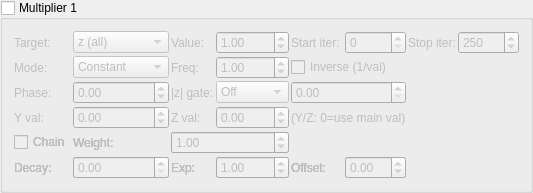
    <widget class="MyGroupBox" name="groupCheck_transf_multiplier_enabled_1_false">
     <property name="title"><string>Multiplier 1</string></property>
     <property name="checkable"><bool>true</bool></property>
     <property name="checked"><bool>false</bool></property>
     <layout class="QGridLayout" name="gridLayout_mult1">
      <property name="spacing"><number>2</number></property>
      <item row="0" column="0">
       <widget class="QLabel"><property name="text"><string>Target:</string></property></widget>
      </item>
      <item row="0" column="1">
       <widget class="MyComboBox" name="comboBox_transf_multiplier_mode_1">
        <item><property name="text"><string notr="true">z (all)</string></property></item>
        <item><property name="text"><string notr="true">z.x</string></property></item>
        <item><property name="text"><string notr="true">z.y</string></property></item>
        <item><property name="text"><string notr="true">z.z</string></property></item>
        <item><property name="text"><string notr="true">DE</string></property></item>
        <item><property name="text"><string notr="true">color</string></property></item>
        <item><property name="text"><string notr="true">z.w</string></property></item>
        <item><property name="text"><string notr="true">z.xy</string></property></item>
        <item><property name="text"><string notr="true">z.xz</string></property></item>
        <item><property name="text"><string notr="true">z.yz</string></property></item>
        <item><property name="text"><string notr="true">color accum</string></property></item>
       </widget>
      </item>
      <item row="0" column="2">
       <widget class="QLabel"><property name="text"><string>Value:</string></property></widget>
      </item>
      <item row="0" column="3">
       <widget class="MyDoubleSpinBox" name="spinbox_transf_multiplier_scale_1">
        <property name="minimum"><double>-100.0</double></property><property name="maximum"><double>100.0</double></property>
        <property name="singleStep"><double>0.01</double></property><property name="value"><double>1.0</double></property>
       </widget>
      </item>
      <item row="0" column="4">
       <widget class="QLabel"><property name="text"><string>Start iter:</string></property></widget>
      </item>
      <item row="0" column="5">
       <widget class="MySpinBox" name="spinboxInt_transf_multiplier_start_iter_1">
        <property name="minimum"><number>0</number></property><property name="maximum"><number>10000</number></property>
        <property name="value"><number>0</number></property>
       </widget>
      </item>
      <item row="0" column="6">
       <widget class="QLabel"><property name="text"><string>Stop iter:</string></property></widget>
      </item>
      <item row="0" column="7">
       <widget class="MySpinBox" name="spinboxInt_transf_multiplier_stop_iter_1">
        <property name="minimum"><number>0</number></property><property name="maximum"><number>10000</number></property>
        <property name="value"><number>250</number></property>
       </widget>
      </item>
      <item row="1" column="0">
       <widget class="QLabel"><property name="text"><string>Mode:</string></property></widget>
      </item>
      <item row="1" column="1">
       <widget class="MyComboBox" name="comboBox_transf_multiplier_value_mode_1">
        <item><property name="text"><string notr="true">Constant</string></property></item>
        <item><property name="text"><string notr="true">Sine</string></property></item>
        <item><property name="text"><string notr="true">Ramp</string></property></item>
        <item><property name="text"><string notr="true">Exponential</string></property></item>
        <item><property name="text"><string notr="true">Triangle</string></property></item>
        <item><property name="text"><string notr="true">Square</string></property></item>
        <item><property name="text"><string notr="true">Smoothstep</string></property></item>
        <item><property name="text"><string notr="true">Noise</string></property></item>
        <item><property name="text"><string notr="true">Ping-pong</string></property></item>
        <item><property name="text"><string notr="true">Stepped</string></property></item>
       </widget>
      </item>
      <item row="1" column="2">
       <widget class="QLabel"><property name="text"><string>Freq:</string></property></widget>
      </item>
      <item row="1" column="3">
       <widget class="MyDoubleSpinBox" name="spinbox_transf_multiplier_frequency_1">
        <property name="minimum"><double>0.01</double></property><property name="maximum"><double>100.0</double></property>
        <property name="singleStep"><double>0.1</double></property><property name="value"><double>1.0</double></property>
       </widget>
      </item>
      <item row="1" column="4" colspan="2">
       <widget class="MyCheckBox" name="checkBox_transf_multiplier_inverse_1">
        <property name="text"><string>Inverse (1/val)</string></property>
       </widget>
      </item>
      <item row="2" column="0">
       <widget class="QLabel"><property name="text"><string>Phase:</string></property></widget>
      </item>
      <item row="2" column="1">
       <widget class="MyDoubleSpinBox" name="spinbox_transf_multiplier_phase_1">
        <property name="minimum"><double>-10.0</double></property><property name="maximum"><double>10.0</double></property>
        <property name="singleStep"><double>0.1</double></property><property name="value"><double>0.0</double></property>
       </widget>
      </item>
      <item row="2" column="2">
       <widget class="QLabel"><property name="text"><string>|z| gate:</string></property></widget>
      </item>
      <item row="2" column="3">
       <widget class="MyComboBox" name="comboBox_transf_multiplier_threshold_mode_1">
        <item><property name="text"><string notr="true">Off</string></property></item>
        <item><property name="text"><string notr="true">&gt; thresh</string></property></item>
        <item><property name="text"><string notr="true">&lt; thresh</string></property></item>
       </widget>
      </item>
      <item row="2" column="4" colspan="2">
       <widget class="MyDoubleSpinBox" name="spinbox_transf_multiplier_threshold_1">
        <property name="minimum"><double>0.0</double></property><property name="maximum"><double>1000.0</double></property>
        <property name="singleStep"><double>0.1</double></property><property name="value"><double>0.0</double></property>
       </widget>
      </item>
      <item row="3" column="0">
       <widget class="QLabel"><property name="text"><string>Y val:</string></property></widget>
      </item>
      <item row="3" column="1">
       <widget class="MyDoubleSpinBox" name="spinbox_transf_multiplier_scale_y_1">
        <property name="minimum"><double>-100.0</double></property><property name="maximum"><double>100.0</double></property>
        <property name="singleStep"><double>0.01</double></property><property name="value"><double>0.0</double></property>
       </widget>
      </item>
      <item row="3" column="2">
       <widget class="QLabel"><property name="text"><string>Z val:</string></property></widget>
      </item>
      <item row="3" column="3">
       <widget class="MyDoubleSpinBox" name="spinbox_transf_multiplier_scale_z_1">
        <property name="minimum"><double>-100.0</double></property><property name="maximum"><double>100.0</double></property>
        <property name="singleStep"><double>0.01</double></property><property name="value"><double>0.0</double></property>
       </widget>
      </item>
      <item row="3" column="4" colspan="2">
       <widget class="QLabel"><property name="text"><string notr="true">(Y/Z: 0=use main val)</string></property></widget>
      </item>
      <item row="4" column="0">
       <widget class="MyCheckBox" name="checkBox_transf_multiplier_chain_5">
        <property name="text"><string>Chain</string></property>
       </widget>
      </item>
      <item row="4" column="1">
       <widget class="QLabel"><property name="text"><string>Weight:</string></property></widget>
      </item>
      <item row="4" column="2" colspan="2">
       <widget class="MyDoubleSpinBox" name="spinbox_transf_multiplier_weight_5">
        <property name="minimum"><double>0.0</double></property><property name="maximum"><double>10.0</double></property>
        <property name="singleStep"><double>0.1</double></property><property name="value"><double>1.0</double></property>
       </widget>
      </item>
      <item row="5" column="0">
       <widget class="QLabel"><property name="text"><string>Decay:</string></property></widget>
      </item>
      <item row="5" column="1">
       <widget class="MyDoubleSpinBox" name="spinbox_transf_multiplier_decay_5">
        <property name="minimum"><double>0.0</double></property><property name="maximum"><double>5.0</double></property>
        <property name="singleStep"><double>0.1</double></property><property name="value"><double>0.0</double></property>
       </widget>
      </item>
      <item row="5" column="2">
       <widget class="QLabel"><property name="text"><string>Exp:</string></property></widget>
      </item>
      <item row="5" column="3">
       <widget class="MyDoubleSpinBox" name="spinbox_transf_multiplier_exponent_5">
        <property name="minimum"><double>0.1</double></property><property name="maximum"><double>10.0</double></property>
        <property name="singleStep"><double>0.1</double></property><property name="value"><double>1.0</double></property>
       </widget>
      </item>
      <item row="5" column="4">
       <widget class="QLabel"><property name="text"><string>Offset:</string></property></widget>
      </item>
      <item row="5" column="5">
       <widget class="MyDoubleSpinBox" name="spinbox_transf_multiplier_offset_5">
        <property name="minimum"><double>-5.0</double></property><property name="maximum"><double>5.0</double></property>
        <property name="singleStep"><double>0.05</double></property><property name="value"><double>0.0</double></property>
       </widget>
      </item>
      <item row="4" column="0">
       <widget class="MyCheckBox" name="checkBox_transf_multiplier_chain_4">
        <property name="text"><string>Chain</string></property>
       </widget>
      </item>
      <item row="4" column="1">
       <widget class="QLabel"><property name="text"><string>Weight:</string></property></widget>
      </item>
      <item row="4" column="2" colspan="2">
       <widget class="MyDoubleSpinBox" name="spinbox_transf_multiplier_weight_4">
        <property name="minimum"><double>0.0</double></property><property name="maximum"><double>10.0</double></property>
        <property name="singleStep"><double>0.1</double></property><property name="value"><double>1.0</double></property>
       </widget>
      </item>
      <item row="5" column="0">
       <widget class="QLabel"><property name="text"><string>Decay:</string></property></widget>
      </item>
      <item row="5" column="1">
       <widget class="MyDoubleSpinBox" name="spinbox_transf_multiplier_decay_4">
        <property name="minimum"><double>0.0</double></property><property name="maximum"><double>5.0</double></property>
        <property name="singleStep"><double>0.1</double></property><property name="value"><double>0.0</double></property>
       </widget>
      </item>
      <item row="5" column="2">
       <widget class="QLabel"><property name="text"><string>Exp:</string></property></widget>
      </item>
      <item row="5" column="3">
       <widget class="MyDoubleSpinBox" name="spinbox_transf_multiplier_exponent_4">
        <property name="minimum"><double>0.1</double></property><property name="maximum"><double>10.0</double></property>
        <property name="singleStep"><double>0.1</double></property><property name="value"><double>1.0</double></property>
       </widget>
      </item>
      <item row="5" column="4">
       <widget class="QLabel"><property name="text"><string>Offset:</string></property></widget>
      </item>
      <item row="5" column="5">
       <widget class="MyDoubleSpinBox" name="spinbox_transf_multiplier_offset_4">
        <property name="minimum"><double>-5.0</double></property><property name="maximum"><double>5.0</double></property>
        <property name="singleStep"><double>0.05</double></property><property name="value"><double>0.0</double></property>
       </widget>
      </item>
      <item row="4" column="0">
       <widget class="MyCheckBox" name="checkBox_transf_multiplier_chain_3">
        <property name="text"><string>Chain</string></property>
       </widget>
      </item>
      <item row="4" column="1">
       <widget class="QLabel"><property name="text"><string>Weight:</string></property></widget>
      </item>
      <item row="4" column="2" colspan="2">
       <widget class="MyDoubleSpinBox" name="spinbox_transf_multiplier_weight_3">
        <property name="minimum"><double>0.0</double></property><property name="maximum"><double>10.0</double></property>
        <property name="singleStep"><double>0.1</double></property><property name="value"><double>1.0</double></property>
       </widget>
      </item>
      <item row="5" column="0">
       <widget class="QLabel"><property name="text"><string>Decay:</string></property></widget>
      </item>
      <item row="5" column="1">
       <widget class="MyDoubleSpinBox" name="spinbox_transf_multiplier_decay_3">
        <property name="minimum"><double>0.0</double></property><property name="maximum"><double>5.0</double></property>
        <property name="singleStep"><double>0.1</double></property><property name="value"><double>0.0</double></property>
       </widget>
      </item>
      <item row="5" column="2">
       <widget class="QLabel"><property name="text"><string>Exp:</string></property></widget>
      </item>
      <item row="5" column="3">
       <widget class="MyDoubleSpinBox" name="spinbox_transf_multiplier_exponent_3">
        <property name="minimum"><double>0.1</double></property><property name="maximum"><double>10.0</double></property>
        <property name="singleStep"><double>0.1</double></property><property name="value"><double>1.0</double></property>
       </widget>
      </item>
      <item row="5" column="4">
       <widget class="QLabel"><property name="text"><string>Offset:</string></property></widget>
      </item>
      <item row="5" column="5">
       <widget class="MyDoubleSpinBox" name="spinbox_transf_multiplier_offset_3">
        <property name="minimum"><double>-5.0</double></property><property name="maximum"><double>5.0</double></property>
        <property name="singleStep"><double>0.05</double></property><property name="value"><double>0.0</double></property>
       </widget>
      </item>
      <item row="4" column="0">
       <widget class="MyCheckBox" name="checkBox_transf_multiplier_chain_2">
        <property name="text"><string>Chain</string></property>
       </widget>
      </item>
      <item row="4" column="1">
       <widget class="QLabel"><property name="text"><string>Weight:</string></property></widget>
      </item>
      <item row="4" column="2" colspan="2">
       <widget class="MyDoubleSpinBox" name="spinbox_transf_multiplier_weight_2">
        <property name="minimum"><double>0.0</double></property><property name="maximum"><double>10.0</double></property>
        <property name="singleStep"><double>0.1</double></property><property name="value"><double>1.0</double></property>
       </widget>
      </item>
      <item row="5" column="0">
       <widget class="QLabel"><property name="text"><string>Decay:</string></property></widget>
      </item>
      <item row="5" column="1">
       <widget class="MyDoubleSpinBox" name="spinbox_transf_multiplier_decay_2">
        <property name="minimum"><double>0.0</double></property><property name="maximum"><double>5.0</double></property>
        <property name="singleStep"><double>0.1</double></property><property name="value"><double>0.0</double></property>
       </widget>
      </item>
      <item row="5" column="2">
       <widget class="QLabel"><property name="text"><string>Exp:</string></property></widget>
      </item>
      <item row="5" column="3">
       <widget class="MyDoubleSpinBox" name="spinbox_transf_multiplier_exponent_2">
        <property name="minimum"><double>0.1</double></property><property name="maximum"><double>10.0</double></property>
        <property name="singleStep"><double>0.1</double></property><property name="value"><double>1.0</double></property>
       </widget>
      </item>
      <item row="5" column="4">
       <widget class="QLabel"><property name="text"><string>Offset:</string></property></widget>
      </item>
      <item row="5" column="5">
       <widget class="MyDoubleSpinBox" name="spinbox_transf_multiplier_offset_2">
        <property name="minimum"><double>-5.0</double></property><property name="maximum"><double>5.0</double></property>
        <property name="singleStep"><double>0.05</double></property><property name="value"><double>0.0</double></property>
       </widget>
      </item>
      <item row="4" column="0">
       <widget class="MyCheckBox" name="checkBox_transf_multiplier_chain_1">
        <property name="text"><string>Chain</string></property>
       </widget>
      </item>
      <item row="4" column="1">
       <widget class="QLabel"><property name="text"><string>Weight:</string></property></widget>
      </item>
      <item row="4" column="2" colspan="2">
       <widget class="MyDoubleSpinBox" name="spinbox_transf_multiplier_weight_1">
        <property name="minimum"><double>0.0</double></property><property name="maximum"><double>10.0</double></property>
        <property name="singleStep"><double>0.1</double></property><property name="value"><double>1.0</double></property>
       </widget>
      </item>
      <item row="5" column="0">
       <widget class="QLabel"><property name="text"><string>Decay:</string></property></widget>
      </item>
      <item row="5" column="1">
       <widget class="MyDoubleSpinBox" name="spinbox_transf_multiplier_decay_1">
        <property name="minimum"><double>0.0</double></property><property name="maximum"><double>5.0</double></property>
        <property name="singleStep"><double>0.1</double></property><property name="value"><double>0.0</double></property>
       </widget>
      </item>
      <item row="5" column="2">
       <widget class="QLabel"><property name="text"><string>Exp:</string></property></widget>
      </item>
      <item row="5" column="3">
       <widget class="MyDoubleSpinBox" name="spinbox_transf_multiplier_exponent_1">
        <property name="minimum"><double>0.1</double></property><property name="maximum"><double>10.0</double></property>
        <property name="singleStep"><double>0.1</double></property><property name="value"><double>1.0</double></property>
       </widget>
      </item>
      <item row="5" column="4">
       <widget class="QLabel"><property name="text"><string>Offset:</string></property></widget>
      </item>
      <item row="5" column="5">
       <widget class="MyDoubleSpinBox" name="spinbox_transf_multiplier_offset_1">
        <property name="minimum"><double>-5.0</double></property><property name="maximum"><double>5.0</double></property>
        <property name="singleStep"><double>0.05</double></property><property name="value"><double>0.0</double></property>
       </widget>
      </item>
     </layout>
    </widget>
